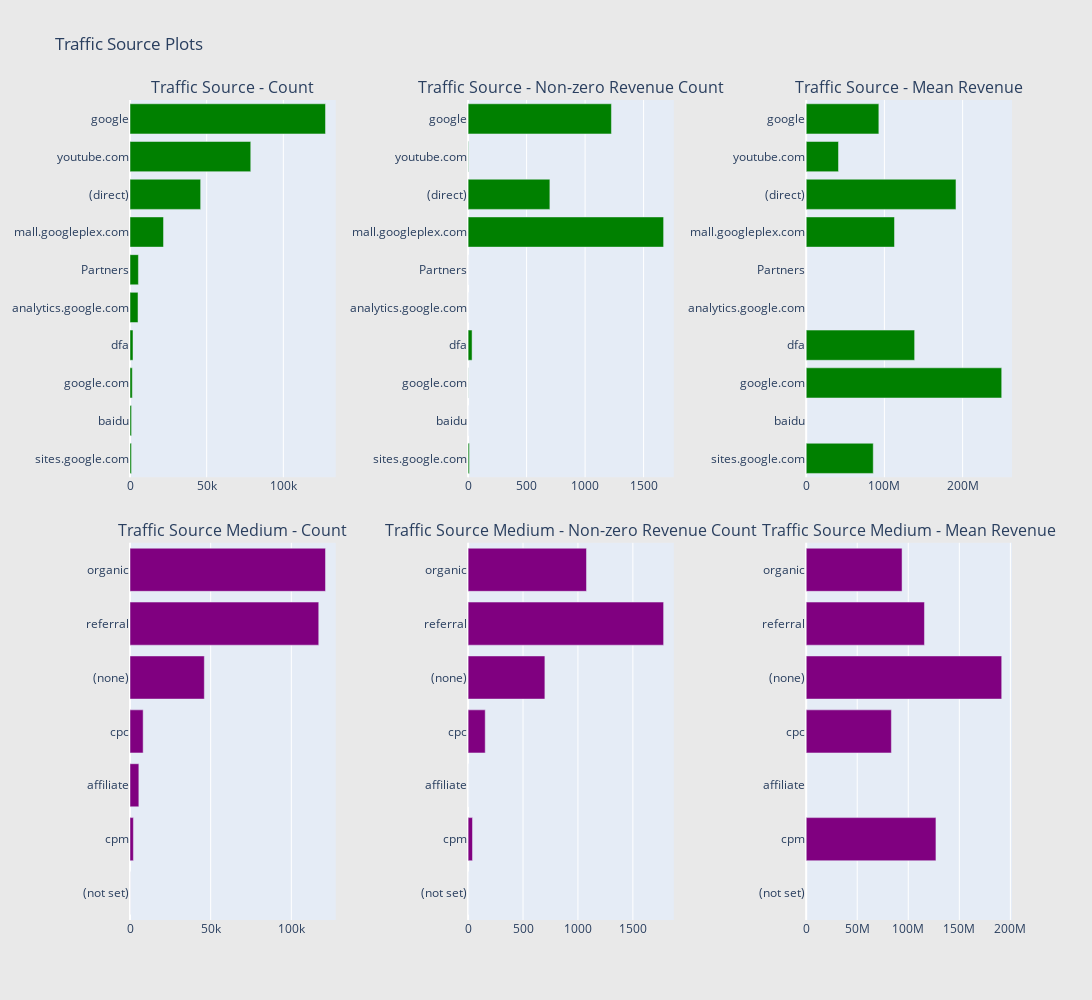

This figure's notebook cell:
### Markdown cell above
Inferences:
* On the continent plot, we can see that America has both higher number of counts as well as highest number of counts where the revenue is non-zero
* Though Asia and Europe has high number of counts, the number of non-zero revenue counts from these continents are comparatively low. 
* We can infer the first two points from the sub-continents plot too.
* If the network domain is "unknown.unknown" rather than "(not set)", then the number of counts with non-zero revenue tend to be lower. 

**Traffic Source:**

### Code cell
# Continent
cnt_srs = train_df.groupby('trafficSource.source')['totals.transactionRevenue'].agg(['size', 'count', 'mean'])
cnt_srs.columns = ["count", "count of non-zero revenue", "mean"]
cnt_srs = cnt_srs.sort_values(by="count", ascending=False)
trace1 = horizontal_bar_chart(cnt_srs["count"].head(10), 'green')
trace2 = horizontal_bar_chart(cnt_srs["count of non-zero revenue"].head(10), 'green')
trace3 = horizontal_bar_chart(cnt_srs["mean"].head(10), 'green')

# Sub-continent
cnt_srs = train_df.groupby('trafficSource.medium')['totals.transactionRevenue'].agg(['size', 'count', 'mean'])
cnt_srs.columns = ["count", "count of non-zero revenue", "mean"]
cnt_srs = cnt_srs.sort_values(by="count", ascending=False)
trace4 = horizontal_bar_chart(cnt_srs["count"], 'purple')
trace5 = horizontal_bar_chart(cnt_srs["count of non-zero revenue"], 'purple')
trace6 = horizontal_bar_chart(cnt_srs["mean"], 'purple')

# Creating two subplots
fig = tools.make_subplots(rows=2, cols=3, vertical_spacing=0.08, horizontal_spacing=0.15, 
                          subplot_titles=["Traffic Source - Count", "Traffic Source - Non-zero Revenue Count", "Traffic Source - Mean Revenue",
                                          "Traffic Source Medium - Count",  "Traffic Source Medium - Non-zero Revenue Count", "Traffic Source Medium - Mean Revenue"
                                          ])

fig.append_trace(trace1, 1, 1)
fig.append_trace(trace2, 1, 2)
fig.append_trace(trace3, 1, 3)
fig.append_trace(trace4, 2, 1)
fig.append_trace(trace5, 2, 2)
fig.append_trace(trace6, 2, 3)

fig['layout'].update(height=1000, width=1200, paper_bgcolor='rgb(233,233,233)', title="Traffic Source Plots")
py.iplot(fig, filename='traffic-source-plots')

### Figure 1 — Plotly figure (JSON) as saved in the notebook; plotly's stock layout.template omitted (floating-point values rounded to 4 significant figures)
{"data": [{"marker": {"color": "green"}, "orientation": "h", "showlegend": false, "type": "bar", "x": [974, 1016, 1504, 1955, 5232, 5490, 21861, 46069, 78746, 127494], "xaxis": "x", "y": ["sites.google.com", "baidu", "google.com", "dfa", "analytics.google.com", "Partners", "mall.googleplex.com", "(direct)", "youtube.com", "google"], "yaxis": "y"}, {"marker": {"color": "green"}, "orientation": "h", "showlegend": false, "type": "bar", "x": [11, 0, 1, 34, 0, 0, 1671, 699, 3, 1225], "xaxis": "x2", "y": ["sites.google.com", "baidu", "google.com", "dfa", "analytics.google.com", "Partners", "mall.googleplex.com", "(direct)", "youtube.com", "google"], "yaxis": "y2"}, {"marker": {"color": "green"}, "orientation": "h", "showlegend": false, "type": "bar", "x": [85740000.0, null, 250000000, 138700000.0, null, null, 112900000.0, 191500000.0, 41300000, 92900000.0], "xaxis": "x3", "y": ["sites.google.com", "baidu", "google.com", "dfa", "analytics.google.com", "Partners", "mall.googleplex.com", "(direct)", "youtube.com", "google"], "yaxis": "y3"}, {"marker": {"color": "purple"}, "orientation": "h", "showlegend": false, "type": "bar", "x": [24, 2100, 5487, 8152, 46069, 116988, 121180], "xaxis": "x4", "y": ["(not set)", "cpm", "affiliate", "cpc", "(none)", "referral", "organic"], "yaxis": "y4"}, {"marker": {"color": "purple"}, "orientation": "h", "showlegend": false, "type": "bar", "x": [0, 40, 0, 156, 699, 1780, 1078], "xaxis": "x5", "y": ["(not set)", "cpm", "affiliate", "cpc", "(none)", "referral", "organic"], "yaxis": "y5"}, {"marker": {"color": "purple"}, "orientation": "h", "showlegend": false, "type": "bar", "x": [null, 127100000.0, null, 83440000.0, 191500000.0, 115900000.0, 93910000.0], "xaxis": "x6", "y": ["(not set)", "cpm", "affiliate", "cpc", "(none)", "referral", "organic"], "yaxis": "y6"}], "layout": {"annotations": [{"font": {"size": 16}, "showarrow": false, "text": "Traffic Source - Count", "x": 0.1167, "xanchor": "center", "xref": "paper", "y": 1, "yanchor": "bottom", "yref": "paper"}, {"font": {"size": 16}, "showarrow": false, "text": "Traffic Source - Non-zero Revenue Count", "x": 0.5, "xanchor": "center", "xref": "paper", "y": 1, "yanchor": "bottom", "yref": "paper"}, {"font": {"size": 16}, "showarrow": false, "text": "Traffic Source - Mean Revenue", "x": 0.8833, "xanchor": "center", "xref": "paper", "y": 1, "yanchor": "bottom", "yref": "paper"}, {"font": {"size": 16}, "showarrow": false, "text": "Traffic Source Medium - Count", "x": 0.1167, "xanchor": "center", "xref": "paper", "y": 0.46, "yanchor": "bottom", "yref": "paper"}, {"font": {"size": 16}, "showarrow": false, "text": "Traffic Source Medium - Non-zero Revenue Count", "x": 0.5, "xanchor": "center", "xref": "paper", "y": 0.46, "yanchor": "bottom", "yref": "paper"}, {"font": {"size": 16}, "showarrow": false, "text": "Traffic Source Medium - Mean Revenue", "x": 0.8833, "xanchor": "center", "xref": "paper", "y": 0.46, "yanchor": "bottom", "yref": "paper"}], "height": 1000, "paper_bgcolor": "rgb(233,233,233)", "title": {"text": "Traffic Source Plots"}, "width": 1200, "xaxis": {"anchor": "y", "domain": [0, 0.2333]}, "xaxis2": {"anchor": "y2", "domain": [0.3833, 0.6167]}, "xaxis3": {"anchor": "y3", "domain": [0.7667, 1.0]}, "xaxis4": {"anchor": "y4", "domain": [0, 0.2333]}, "xaxis5": {"anchor": "y5", "domain": [0.3833, 0.6167]}, "xaxis6": {"anchor": "y6", "domain": [0.7667, 1.0]}, "yaxis": {"anchor": "x", "domain": [0.54, 1]}, "yaxis2": {"anchor": "x2", "domain": [0.54, 1]}, "yaxis3": {"anchor": "x3", "domain": [0.54, 1]}, "yaxis4": {"anchor": "x4", "domain": [0, 0.46]}, "yaxis5": {"anchor": "x5", "domain": [0, 0.46]}, "yaxis6": {"anchor": "x6", "domain": [0, 0.46]}}}
